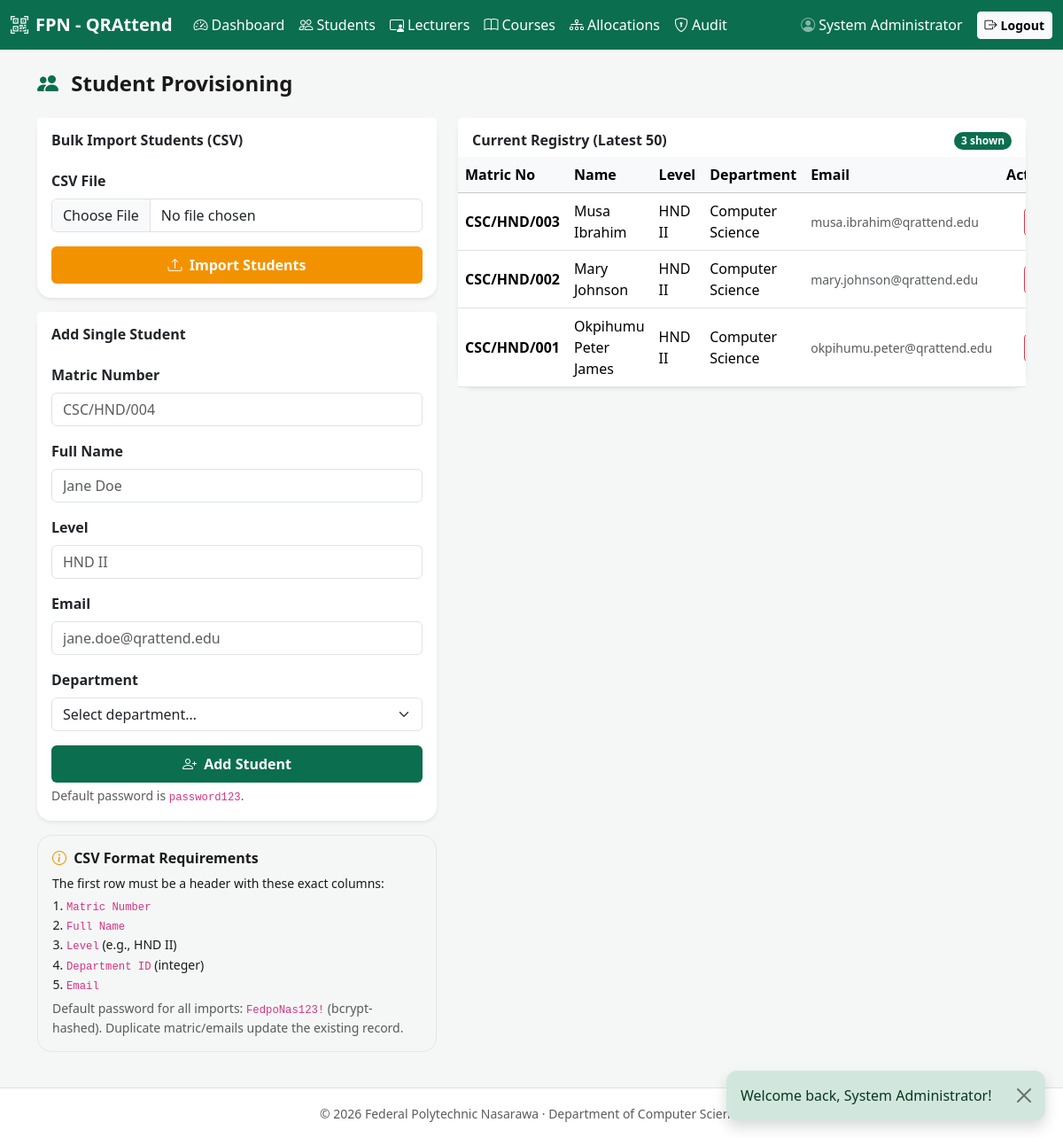
The page /portals/admin/students.php (signed in) on the database its author committed.
### tables this page shows
CREATE TABLE `students` (
  `id`             INT UNSIGNED NOT NULL AUTO_INCREMENT,
  `matric_no`      VARCHAR(40)  NOT NULL,
  `name`           VARCHAR(120) NOT NULL,
  `level`          VARCHAR(20)  NOT NULL COMMENT 'e.g. HND II, ND I',
  `email`          VARCHAR(160) NOT NULL,
  `password`       VARCHAR(255) NOT NULL COMMENT 'bcrypt hash',
  `department_id`  INT UNSIGNED NOT NULL,
  `created_at`     TIMESTAMP    NOT NULL DEFAULT CURRENT_TIMESTAMP,
  PRIMARY KEY (`id`),
  UNIQUE KEY `uq_students_matric_no` (`matric_no`),
  UNIQUE KEY `uq_students_email`     (`email`),
  KEY `idx_students_department` (`department_id`),
  KEY `idx_students_level`      (`level`),      
  CONSTRAINT `fk_students_department`
    FOREIGN KEY (`department_id`)
    REFERENCES `departments` (`id`)
    ON DELETE RESTRICT
    ON UPDATE CASCADE
);

CREATE TABLE `departments` (
  `id`       INT UNSIGNED NOT NULL AUTO_INCREMENT,
  `name`     VARCHAR(120) NOT NULL,
  `faculty`  VARCHAR(120) NOT NULL,
  PRIMARY KEY (`id`),
  UNIQUE KEY `uq_departments_name` (`name`)
);

### public/portals/admin/students.php (the view, shortened to what this page needs)
<?php
require_once __DIR__ . '/../../../app/includes/functions.php';
require_once __DIR__ . '/../../../app/layouts/header.php';
require_once __DIR__ . '/../../../app/layouts/navbar.php';
$students = [];
try {
    $db = get_db();
    $stmt = $db->prepare(
        'SELECT s.id, s.matric_no, s.name, s.level, s.email, d.name AS dept_name
         FROM students s
         LEFT JOIN departments d ON s.department_id = d.id
         ORDER BY s.id DESC
         LIMIT 50'
    );
    $stmt->execute();
    $students = $stmt->fetchAll(PDO::FETCH_ASSOC);
} catch (RuntimeException $e) {
    set_flash_message('danger', $e->getMessage());
} catch (PDOException $e) {
    error_log('[QRAttend] student registry query error: ' . $e->getMessage());
}
?>
<main class="container py-4">
    <?= display_flash_message() ?>
    <h1 class="h4 fw-bold mb-4">
        <i class="bi bi-people-fill me-2" style="color:var(--brand-primary);"></i>
        Student Provisioning
    </h1>
    <div class="row g-4">
        <div class="col-12 col-lg-5">
            <div class="card border-0 shadow-sm rounded-4">
                <div class="card-header bg-white border-0 pt-3">
                    <h2 class="h6 fw-bold mb-0">Bulk Import Students (CSV)</h2>
                </div>
                <div class="card-body">
                    <form action="../../handlers/admin_gateway.php" method="POST"
                          enctype="multipart/form-data">
                        <div class="mb-3">
                            <label for="csv_file" class="form-label fw-semibold">CSV File</label>
                            <input type="file" class="form-control" id="csv_file" name="csv_file"
                                   accept=".csv,text/csv" required>
                        </div>
                        <button type="submit"
                                class="btn w-100 py-2 fw-bold text-white"
                                style="background-color:var(--brand-secondary);">
                            <i class="bi bi-upload me-1"></i> Import Students
                        </button>
                    </form>
                </div>
            </div>
            <div class="card border-0 shadow-sm rounded-4 mt-3">
                <div class="card-header bg-white border-0 pt-3">
                    <h2 class="h6 fw-bold mb-0">Add Single Student</h2>
                </div>
                <div class="card-body">
                    <form action="../../handlers/admin_gateway.php" method="POST">
                        <div class="mb-3">
                            <label for="matric_no" class="form-label fw-semibold">Matric Number</label>
                            <input type="text" class="form-control" id="matric_no" name="matric_no"
                                   placeholder="CSC/HND/004" required>
                        </div>
                        <div class="mb-3">
                            <label for="name" class="form-label fw-semibold">Full Name</label>
                            <input type="text" class="form-control" id="name" name="name"
                                   placeholder="Jane Doe" required>
                        </div>
                        <div class="mb-3">
                            <label for="level" class="form-label fw-semibold">Level</label>
                            <input type="text" class="form-control" id="level" name="level"
                                   placeholder="HND II" required>
                        </div>
                        <div class="mb-3">
                            <label for="email" class="form-label fw-semibold">Email</label>
                            <input type="email" class="form-control" id="email" name="email"
                                   placeholder="jane.doe@qrattend.edu" required>
                        </div>
                        <div class="mb-3">
                            <label for="department_id" class="form-label fw-semibold">Department</label>
                            <select class="form-select" id="department_id" name="department_id" required>
                                <option value="" selected disabled>Select department…</option>
                            </select>
                        </div>
                        <button type="submit"
                                class="btn w-100 py-2 fw-bold text-white"
                                style="background-color:var(--brand-primary);">
                            <i class="bi bi-person-plus me-1"></i> Add Student
                        </button>
                        <div class="form-text">Default password is <code>password123</code>.</div>
                    </form>
                </div>
            </div>
            <div class="alert mt-3 rounded-4" role="alert"
                 style="background-color:var(--brand-surface); border:1px solid #e3e6e5;">
                <h3 class="h6 fw-bold mb-2">
                    <i class="bi bi-info-circle me-1" style="color:var(--brand-secondary);"></i>
                    CSV Format Requirements
                </h3>
                <p class="small mb-1">The first row must be a header with these exact columns:</p>
                <ol class="small mb-1 ps-3">
                    <li><code>Matric Number</code></li>
                    <li><code>Full Name</code></li>
                    <li><code>Level</code> (e.g., HND II)</li>
                    <li><code>Department ID</code> (integer)</li>
                    <li><code>Email</code></li>
                </ol>
                <p class="small mb-0 text-muted">
                    Default password for all imports: <code>FedpoNas123!</code> (bcrypt-hashed).
                    Duplicate matric/emails update the existing record.
                </p>
            </div>
        </div>
        <div class="col-12 col-lg-7">
            <div class="card border-0 shadow-sm rounded-4">
                <div class="card-header bg-white border-0 d-flex justify-content-between align-items-center pt-3">
                    <h2 class="h6 fw-bold mb-0">Current Registry (Latest 50)</h2>
                    <span class="badge rounded-pill" style="background-color:var(--brand-primary);">
                        <?= count($students) ?> shown
                    </span>
                </div>
                <div class="card-body p-0">
                    <div class="table-responsive">
                        <table class="table table-hover align-middle mb-0">
                            <thead class="table-light">
                                <tr>
                                    <th>Matric No</th>
                                    <th>Name</th>
                                    <th>Level</th>
                                    <th>Department</th>
                                    <th>Email</th>
                                    <th class="text-end">Action</th>
                                </tr>
                            </thead>
                            <tbody>
                                <?php if (empty($students)): ?>
                                    <tr>
                                        <td colspan="5" class="text-center text-muted py-4">
                                            No students imported yet.
                                        </td>
                                    </tr>
                                <?php else: ?>
                                    <?php foreach ($students as $st): ?>
                                        <tr>
                                            <td class="fw-semibold"><?= sanitize_input($st['matric_no']) ?></td>
                                            <td><?= sanitize_input($st['name']) ?></td>
                                            <td><?= sanitize_input($st['level']) ?></td>
                                            <td><?= sanitize_input($st['dept_name'] ?? '—') ?></td>
                                            <td class="small text-muted"><?= sanitize_input($st['email']) ?></td>
                                            <td class="text-end">
                                                <form action="../../handlers/admin_gateway.php" method="POST"
                                                      onsubmit="return confirm('Delete student <?= sanitize_input($st['matric_no']) ?>? This cannot be undone.');">
                                                    <button type="submit" class="btn btn-sm btn-outline-danger" title="Delete">
                                                    </button>
                                                </form>
                                            </td>
                                        </tr>
                                    <?php endforeach; ?>
                                <?php endif; ?>
                            </tbody>
                        </table>
                    </div>
                </div>
            </div>
        </div>
    </div>
</main>
<?php
require_once __DIR__ . '/../../../app/layouts/footer.php';

### public/assets/css/style.css (style rules this page uses)
body { background-color: var(--brand-surface); color: var(--brand-text); -webkit-font-smoothing: antialiased; }
.card.rounded-4 { border-radius: 1rem !important; }

### rows shown on the page
students: matric_no "CSC/HND/003", name "Musa Ibrahim", level "HND II", department.name "Computer Science", email "musa.ibrahim@qrattend.edu"
students: matric_no "CSC/HND/002", name "Mary Johnson", level "HND II", department.name "Computer Science", email "mary.johnson@qrattend.edu"
students: matric_no "CSC/HND/001", name "Okpihumu Peter James", level "HND II", department.name "Computer Science", email "okpihumu.peter@qrattend.edu"

### other values the page prints
sanitize_input(INSTITUTION_SHORT) "FPN"
sanitize_input($userName ?? '') "System Administrator"
$text "Welcome back, System Administrator!"
count($students) "3"
sanitize_input(INSTITUTION_NAME) "Federal Polytechnic Nasarawa"
sanitize_input(INSTITUTION_DEPT) "Department of Computer Science"
